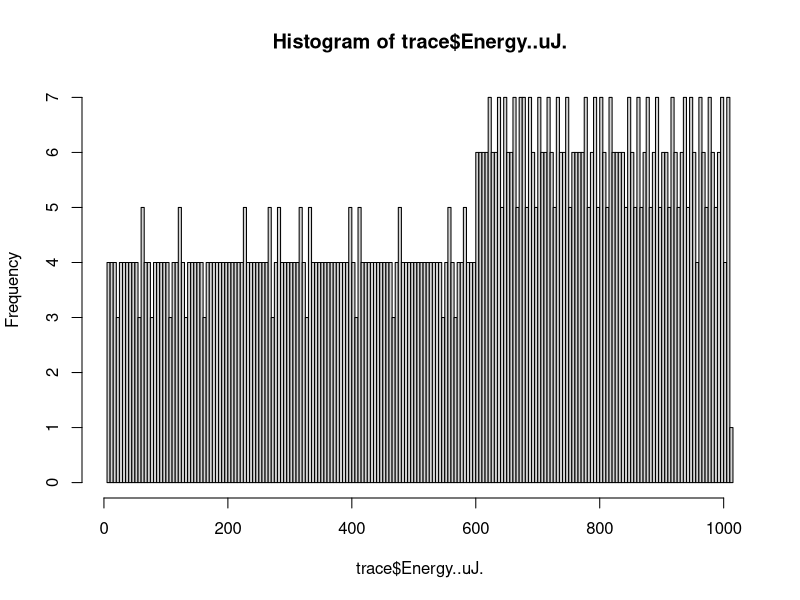
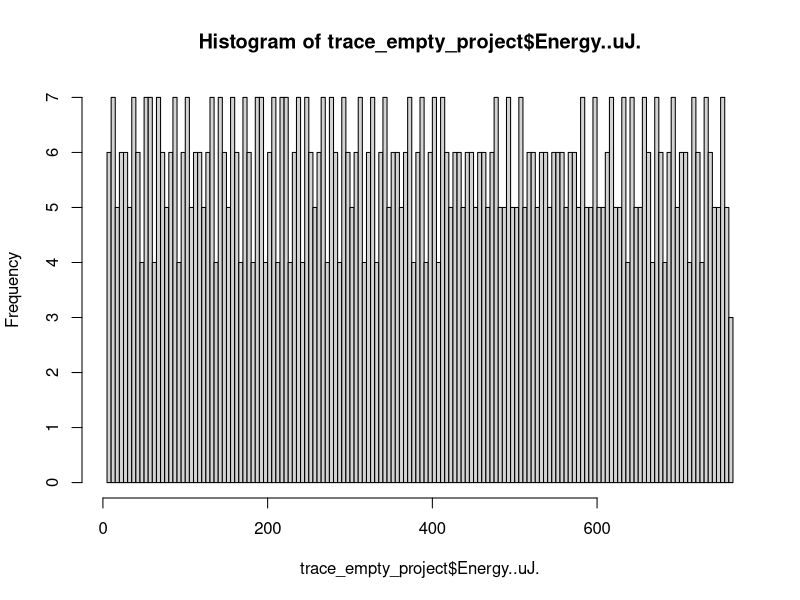
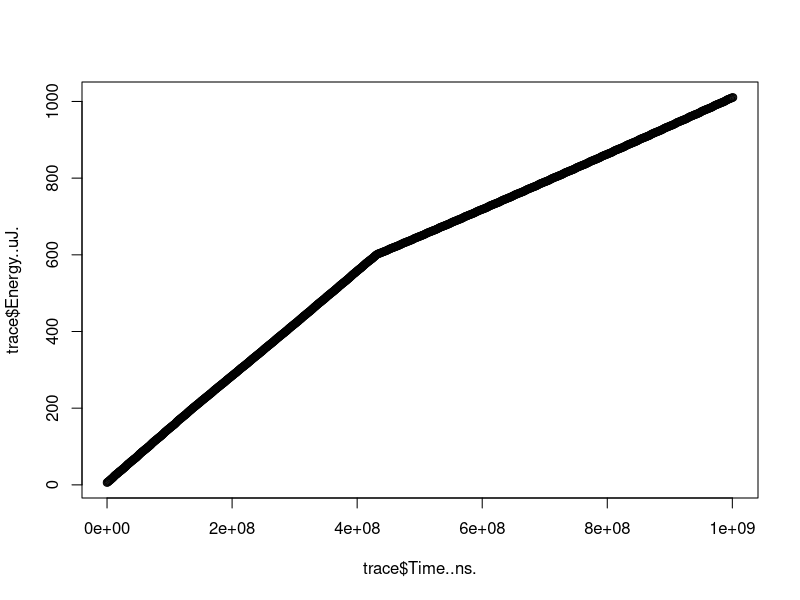
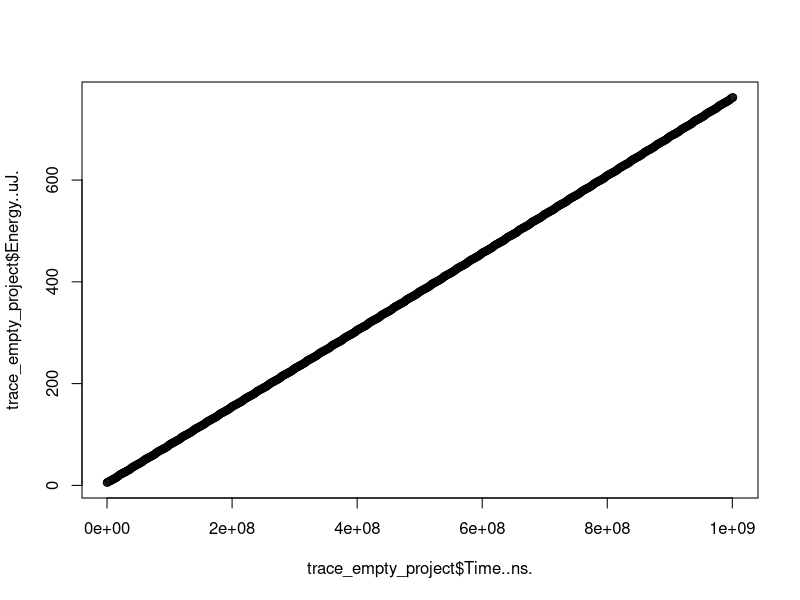

R code for these plots, in order:
## ---- chunk 1
#setwd("experiments/energy-per-cycle-measurement/.energytrace")

trace <- read.csv("experiments/energy-per-cycle-measurement/.energytrace/Energy-per-cycle-aes-1sec.csv")
trace_empty_project <- read.csv("experiments/energy-per-cycle-measurement/.energytrace/Energy-per-cycle-emptyProject-1sec.csv")
# https://e2e.ti.com/support/microcontrollers/msp430/f/166/t/229082?Energy-Per-CPU-cycle
# View(trace)

hist(x = trace$Energy..uJ., breaks = 200)
hist(x = trace_empty_project$Energy..uJ., breaks = 200)
# hist(x = trace$Voltage..mV., breaks = 5)
plot(trace$Time..ns., trace$Energy..uJ.)
plot(trace_empty_project$Time..ns., trace_empty_project$Energy..uJ.)
